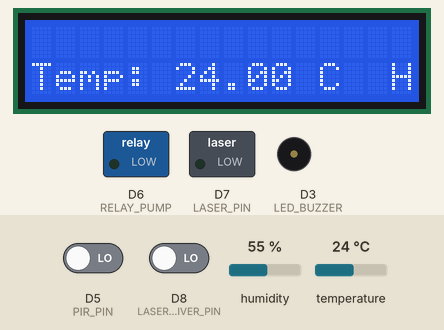
Bench run of a sketch on a simulated ESP8266 (NodeMCU). Shown: 16×2 character LCD, switched loads named in the sketch (green lamp = pin HIGH), buzzer (waves = sounding, pin HIGH). The test bench sets the inputs (shaded band); at power-on: D5 (PIR_PIN) LOW, temperature 24 °C, D8 (LASER_RECEIVER_PIN) LOW, humidity 55 %. WiFi joins after 1.5 s; servers stay silent unless stated; what the sketch prints to the serial monitor is not drawn.

Above: at 3.0 s.
3.1 s: D5 (PIR_PIN) driven HIGH
At 4.01 s:
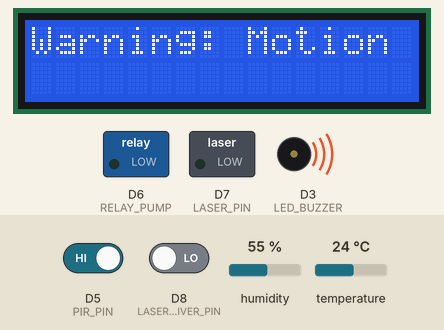
5.3 s: temperature set to 12 °C
11.3 s: D5 (PIR_PIN) driven LOW
At 11.51 s:
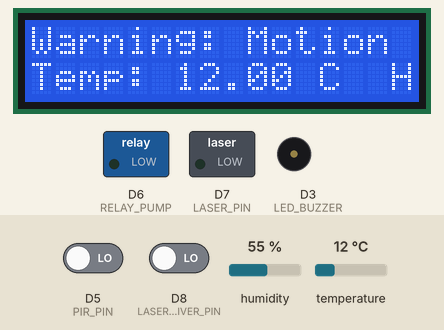
17.3 s: D8 (LASER_RECEIVER_PIN) driven HIGH
At 17.47 s:
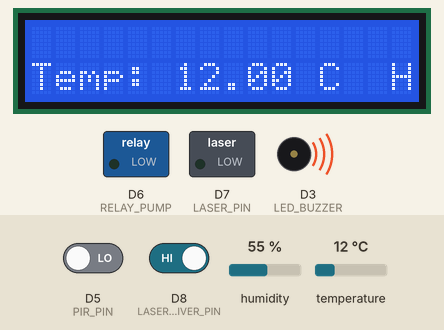
19.8 s: temperature set to 19 °C
At 21.51 s:
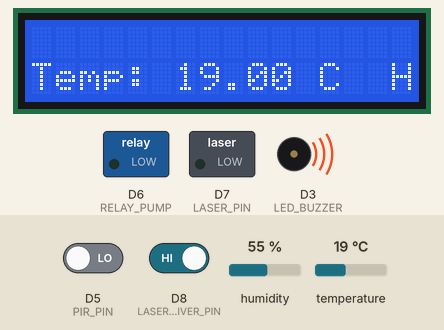
22.8 s: D8 (LASER_RECEIVER_PIN) driven LOW
At 23.6 s:
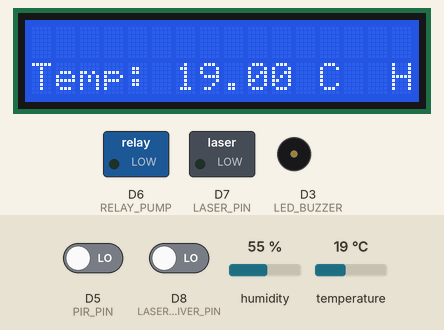
Timing chart, 0 to 25.8 s (numbered marks = the images above; inputs shaded):
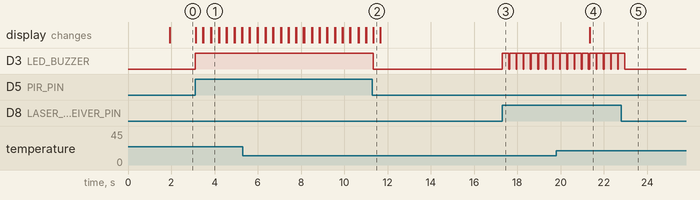

Measured:
- after the input at 3.1 s, D3 (LED_BUZZER): LOW → HIGH at once; the display: changes at once (image 1)
- after the input at 11.3 s, D3 (LED_BUZZER): HIGH → LOW after 0.05 s
- after the input at 17.3 s, D3 (LED_BUZZER): alternates HIGH for 0.30 s and LOW for 0.03 s, starting at once
- after the input at 19.8 s, the display: changes after 1.5 s (image 4)
- after the input at 22.8 s, D3 (LED_BUZZER): goes on until 23.0 s, then stays LOW

The sketch:

finalAgric.ino
```cpp
// Blynk tempelates
#define BLYNK_TEMPLATE_ID "TMPL24u1nS5_d"
#define BLYNK_TEMPLATE_NAME "Agriculture"

// Library Imports
#include <Wire.h>
#include <LiquidCrystal_I2C.h>
#define BLYNK_PRINT Serial
#include <ESP8266WiFi.h>
#include <BlynkSimpleEsp8266.h>
#include <DHT.h>
#include <UniversalTelegramBot.h>
#include <ArduinoJson.h>
/*
Sensor Pins definitions
    - moisture : A0
    - relay module: D6
    - SCL: D1
    - SDA: D2
    - led/buzzer : D3
    - temperature : D4
    - pir motion: D5
    - laser : D7
    - laser receiever: D8
*/

/* pin definitions*/
#define MOISTURE_PIN A0
#define RELAY_PUMP D6
#define LED_BUZZER D3
#define TEMPERATURE_PIN D4
#define PIR_PIN D5
#define LASER_PIN D7
#define LASER_RECEIVER_PIN D8

// Constants and global decarations
#define THRESHOLD_MOISTURE_LEVEL 500
LiquidCrystal_I2C lcd(0x27, 16, 2);
DHT dht(TEMPERATURE_PIN, DHT11);
bool pumpSwitchState = false;

/* Virtual pin for controlling blynk app */
#define MOISTURE_VPIN V2
#define TEMPERATURE_VPIN V1
#define HUMIDITY_VPIN V0
#define SWITCH_VPIN V3

// Blynk authentication token and WiFi credentials
char auth[] = "x5UKdAPqJM-kocN5MrT3FZb8Abyf-uLp";
char ssid[] = "Wegner";
char pass[] = "Wegner123!";

// Message bot imports
#define BOTtoken "7104950327:AAH5cCvaVY_-5Y_6Iugm69oyADxwJESaz-A"
#define CHAT_ID "6375833499"

// Message bot initialiaztion
X509List cert(TELEGRAM_CERTIFICATE_ROOT);
WiFiClientSecure client;
UniversalTelegramBot bot(BOTtoken, client);

// Function prototypes
void initializePins();
void initializeBlynk();
void initializeLCD();
void setupWiFi();
void setupTelegramBot();

void fetchMoistureLevel();
void sendMoistureToBlynk(int moistureLevel);
void printMoistureOnLCD(int moistureLevel);
void controlPumpBasedOnSwitch(int moistureLevel, bool pumpSwitchState);
void controlPumpManually();
void controlPumpAuto(int moistureLevel);

void readTemperatureAndHumidity();
void printTemperatureAndHumidityOnLCD(float temperature, float humidity);
void sendHumidityToBlynk(int humidityLevel);
void sendTemperatureToBlynk(int humidityLevel);

void detectMotion();
void handleMotionDetected();
void handleMotionStopped();

void sendSMSAlert(const char *messageContent);

void setup()
{
    Serial.begin(9600);
    initializePins();

    initializeBlynk();
    Blynk.syncVirtual(SWITCH_VPIN);

    initializeLCD();
}

void loop()
{
    // Get laser data
    bool birdDetected = digitalRead(LASER_RECEIVER_PIN);
    Serial.println(birdDetected);

    // Monitor birds
    detectBirdUsingLaser(birdDetected);

    // Monitor Bulgary & motion
    detectMotion();

    // Monitor Water Level
    void fetchMoistureLevel();

    // Monitor Temperature and Humidity
    readTemperatureAndHumidity();

    Blynk.run();
}

// Function definitions

void initializePins()
{
    pinMode(RELAY_PUMP, OUTPUT);
    pinMode(LED_BUZZER, OUTPUT);
    pinMode(LASER_PIN, OUTPUT);
    pinMode(PIR_PIN, INPUT);
    pinMode(LASER_RECEIVER_PIN, INPUT);
}

void initializeBlynk()
{
    Blynk.begin(auth, ssid, pass);
}

void initializeLCD()
{
    lcd.init(); // This initializes the local lcd object, not the global one
    lcd.backlight();
    lcd.clear();
    lcd.setCursor(0, 0);
    lcd.print("Agriculture");
}

void setupWiFi()
{
    Serial.println("Connecting to WiFi...");
    WiFi.mode(WIFI_STA);
    WiFi.begin(ssid, pass); // Change 'password' to 'pass'
    while (WiFi.status() != WL_CONNECTED)
    {
        Serial.print(".");
        delay(500);
    }
    Serial.println("\nWiFi connected.");
}

void setupTelegramBot()
{
    Serial.println("Setting up Telegram bot...");
    configTime(0, 0, "pool.ntp.org");
    client.setTrustAnchors(&cert);
    Serial.println("Telegram bot ready.");
}

// Code to control LED and buzzer based on state
void controlLEDAndBuzzer(bool state)
{
    if (!state)
    {
        digitalWrite(LED_BUZZER, LOW);
    }
}

void sendSMSAlert(const char *messageContent)
{
    bot.sendMessage(CHAT_ID, messageContent, "");
}

// Code to detect bird using laser
void detectBirdUsingLaser(bool value)
{
    if (value == true)
    {
        digitalWrite(LED_BUZZER, HIGH);

        const char *message = "Warning: Birds In the farm!";
        sendSMSAlert(message);
    }
    else if (value == false)
    {
        digitalWrite(LED_BUZZER, LOW);
    }
}

/* HANDLING MOISTURE */

// Function to fetch moisture level and control pump
void fetchMoistureLevel()
{
    int moistureLevel = analogRead(MOISTURE_PIN);
    sendMoistureToBlynk(moistureLevel);
    printMoistureOnLCD(moistureLevel);

    // Check the stored virtual pin state and control the pump accordingly
    controlPumpBasedOnSwitch(moistureLevel, pumpSwitchState);
}

void controlPumpBasedOnSwitch(int moistureLevel, bool pumpSwitchState)
{
    if (pumpSwitchState)
    {
        // Blynk switch is ON, manually control the pump
        controlPumpManually();
    }
    else
    {
        // Blynk switch is OFF, control the pump based on moisture level
        controlPumpAuto(moistureLevel);
    }
}

void controlPumpManually()
{
    digitalWrite(RELAY_PUMP, HIGH); // Turn on the pump
    const char *message = "PUMPING WATER: Manually Triggered";
    sendSMSAlert(message);
}

void controlPumpAuto(int moistureLevel)
{
    if (moistureLevel < THRESHOLD_MOISTURE_LEVEL)
    {
        digitalWrite(RELAY_PUMP, HIGH); // Turn on the pump
        const char *message = "PUMPING WATER: Moisture Low!";
        sendSMSAlert(message);
    }
    else
    {
        digitalWrite(RELAY_PUMP, LOW); // Turn off the pump
        const char *message = "PUMPING FINISHED";
        sendSMSAlert(message);
    }
}

void sendMoistureToBlynk(int moistureLevel)
{
    Blynk.virtualWrite(MOISTURE_VPIN, moistureLevel);
}

void printMoistureOnLCD(int moistureLevel)
{
    lcd.clear();
    lcd.setCursor(0, 0);
    lcd.print("Moisture: ");
    lcd.print(moistureLevel);
}

BLYNK_WRITE(SWITCH_VPIN)
{
    pumpSwitchState = param.asInt();
    int moistureLevel = analogRead(MOISTURE_PIN);
    controlPumpBasedOnSwitch(moistureLevel, pumpSwitchState);
}

/* HANDLING TEMPERATURE and HUMIDITY */

void readTemperatureAndHumidity()
{
    float temperatureLevel = dht.readTemperature();
    float humidityLevel = dht.readHumidity();

    sendTemperatureToBlynk(temperatureLevel);
    sendHumidityToBlynk(humidityLevel);

    printTemperatureAndHumidityOnLCD(temperatureLevel, humidityLevel);
}

void printTemperatureAndHumidityOnLCD(float temperature, float humidity)
{
    lcd.setCursor(0, 1);
    lcd.print("Temp: ");
    lcd.print(temperature);
    lcd.print(" C  Humidity: ");
    lcd.print(humidity);
    lcd.print("%");
}

void sendTemperatureToBlynk(int temperatureLevel)
{
    Blynk.virtualWrite(TEMPERATURE_VPIN, temperatureLevel);
}

void sendHumidityToBlynk(int humidityLevel)
{
    Blynk.virtualWrite(HUMIDITY_VPIN, humidityLevel);
}

/* HANDLING MOTION AND BULGARY */

void detectMotion()
{
    bool motionDetected = digitalRead(PIR_PIN);

    if (motionDetected)
    {
        handleMotionDetected();
    }
    else
    {
        handleMotionStopped();
    }
}

void handleMotionDetected()
{
    digitalWrite(LED_BUZZER, HIGH);
    printMotionStatus();

    const char *message = "SOMEONE IN THE FARM";
    sendSMSAlert(message);
}

void printMotionStatus()
{
    lcd.clear();
    lcd.setCursor(0, 0);
    lcd.print("Warning: Motion In Farm");
}

void handleMotionStopped()
{
    digitalWrite(LED_BUZZER, LOW);
    lcd.clear();
}
```
